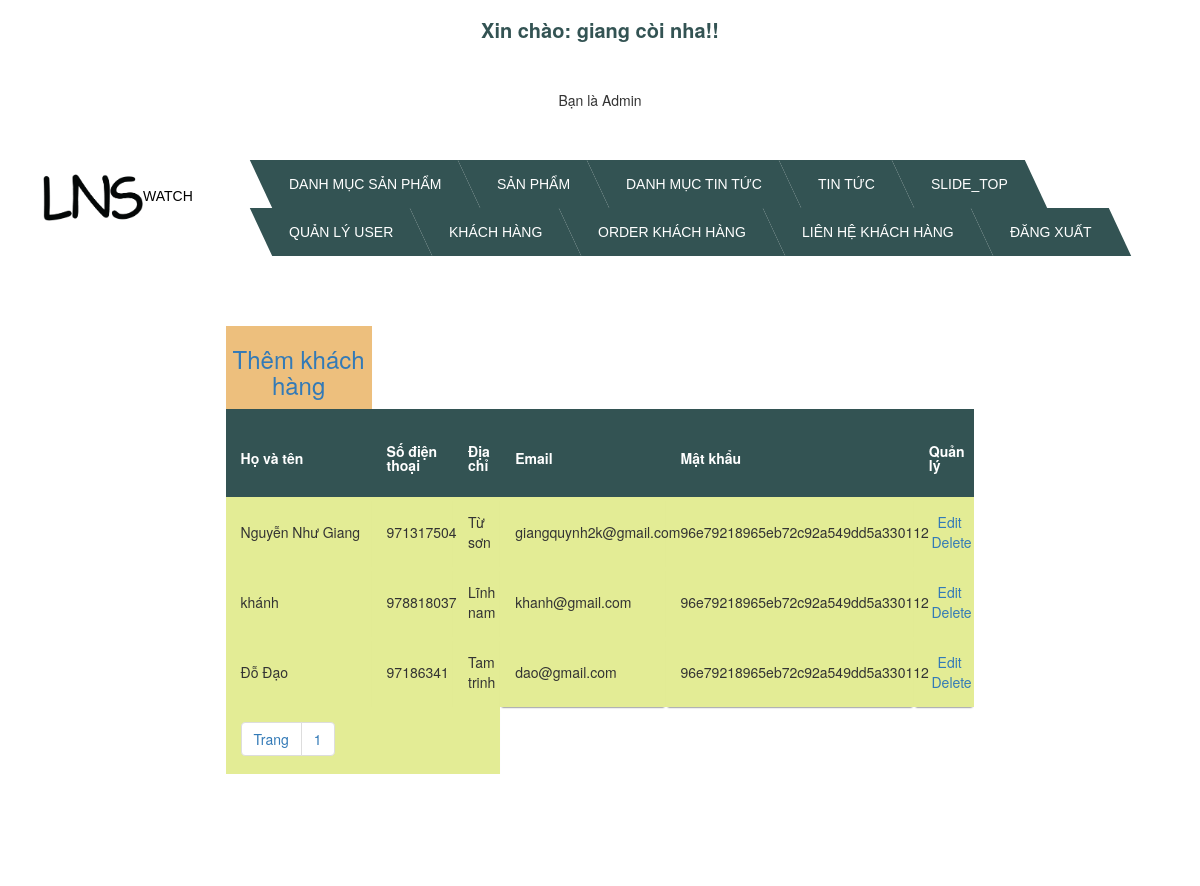
Screenshot of /admin.php?controller=customer (signed in) with the database file from the repository.
### tables this page shows
CREATE TABLE `customer` (
  `customer_id` int(11) NOT NULL,
  `fullname_customer` varchar(500) NOT NULL,
  `phone_number_customer` int(11) NOT NULL,
  `address_customer` varchar(500) NOT NULL,
  `email_customer` varchar(500) NOT NULL,
  `password` varchar(500) NOT NULL
);

### model/model.php (called while the page is built, shortened)
<?php
	class model{
		public static function list_all($sql){
			global $db;
			$result = mysqli_query($db,$sql) or die("Không truy vấn được 1");
			$arr = array();
			while($rows = mysqli_fetch_object($result))
				$arr[] = $rows;
			return $arr;
		}
		public static function num_rows($sql){
			global $db;
			$result = mysqli_query($db,$sql) or die("Không truy vấn được 4");
			return mysqli_num_rows($result);
		}
	}
 ?>

### view/backend/customer.php (the view, shortened to what this page needs)
<table class="container">
  <tr>
    <td style="text-align: center; padding: 0; background-color: #edbf7d; color: white;"><a href="admin.php?controller=customer&action=add"><h3>Thêm khách hàng</h3></a></td>
  </tr>
    <tr>
      <th><h1>Họ và tên</h1></th>
      <th><h1>Số điện thoại</h1></th>
      <th><h1>Địa chỉ</h1></th>
      <th><h1>Email</h1></th>
      <th><h1>Mật khẩu</h1></th>
      <th><h1>Quản lý</h1></th>
    </tr>
  <tbody>
    <?php foreach ($data as $rows): ?>
    <tr>
      <td><?php echo $rows->fullname_customer; ?></td>
      <td><?php echo $rows->phone_number_customer; ?></td>
      <td><?php echo $rows->address_customer; ?></td>
      <td><?php echo $rows->email_customer; ?></td>
      <td><?php echo $rows->password; ?></td>
      <?php if($_SESSION["admin_id"]==1) { ?>
      <td style="text-align:center;">
            <a href="admin.php?controller=customer&action=edit&id=<?php echo $rows->customer_id; ?>">Edit</a>&nbsp;
            <a href="admin.php?controller=customer&action=delete&id=<?php echo $rows->customer_id; ?>" onclick="return window.confirm('Are you sure?');">Delete</a>
          </td>
        <?php } ?>
    </tr>
    <?php endforeach; ?>
    <tr>
    <td colspan="3">
      <ul class="pagination">
        <li class="page"><a class="page-item" href="#">Trang</a></li>
        <?php for($i = 1; $i <= $num_page; $i++): ?>
        <li class="page"><a class="page-item" href="admin.php?controller=customer&p=<?php echo $i; ?>"><?php echo $i; ?></a></li>
        <?php endfor; ?></td>
        </tr>
  </tbody>
</table>

### public/backend/css_admin/style.css (style rules this page uses)
body { font-family: 'Open Sans', sans-serif; font-weight: 300; line-height: 1.42em; color:#A7A1AE; background-color:#1F2739; }
h1 { font-size:3em; font-weight: 300; line-height:1em; text-align: center; color: #4DC3FA; }
.container th h1 { font-weight: bold; font-size: 1em; text-align: left; color:white; }
.container td { font-weight: normal; font-size: 1em; -webkit-box-shadow: 0 2px 2px -2px #0E1119; -moz-box-shadow: 0 2px 2px -2px #0E1119; box-shadow: 0 2px 2px -2px #0E1119; }
.container { text-align: left; overflow: hidden; width: 80%; margin: 0 auto; display: table; padding: 0 0 8em 0; }
.container td, .container th { padding-bottom: 2%; padding-top: 2%; padding-left:2%; }
.container th { background-color: #335353; }
.container td { background-color: #e3ec95; }

### view/backend/customer.php (style rules this page uses)
.pagination { padding:0px; margin:0px; }

### rows the page displays
customer: fullname_customer "Nguyễn Như Giang", phone_number_customer "971317504", address_customer "Từ sơn", email_customer "giangquynh2k@gmail.com", password "96e79218965eb72c92a549dd5a330112"
customer: fullname_customer "khánh", phone_number_customer "978818037", address_customer "Lĩnh nam", email_customer "khanh@gmail.com", password "96e79218965eb72c92a549dd5a330112"
customer: fullname_customer "Đỗ Đạo", phone_number_customer "97186341", address_customer "Tam trinh", email_customer "dao@gmail.com", password "96e79218965eb72c92a549dd5a330112"

### other values shown
$_SESSION["username"] "giang còi"
